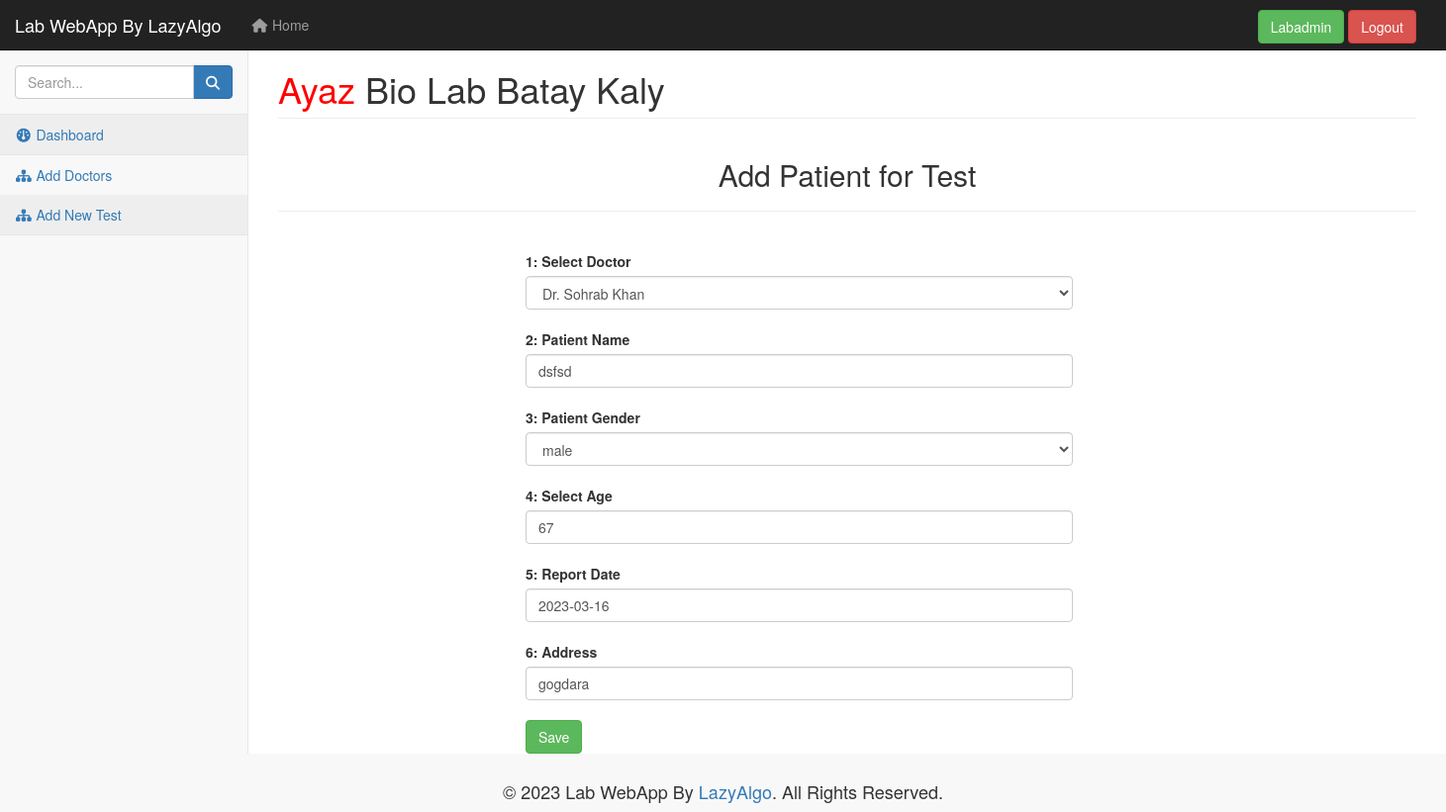
Screenshot of /update/41/ (signed in) with the database file from the repository.
### app/models.py (models this page shows, shortened)
class Patient(models.Model):
    doctor = models.ForeignKey(Doctor, on_delete=models.DO_NOTHING)
    name = models.CharField(max_length=32)
    gender = models.CharField(choices=Patient_Gender, default="Male", max_length=10)
    age = models.IntegerField()
    report_date = models.DateTimeField(default=timezone.now)
    update_at = models.DateTimeField(auto_now=True)
    address = models.CharField(max_length=100)

### app/views.py (the view)
# urls.py: path("update/<str:pk>/", views.updatepatient, name="update"),
@login_required
def updatepatient(request, pk):
    patient = get_object_or_404(Patient, id=pk )
    if request.method == "POST":
        form = RegisterPatientForm(request.POST, instance=patient)
        if form.is_valid():
            form.save()
            return redirect('manage_patient')
    else:
        form = RegisterPatientForm(instance=patient)
    context = {
        "form":form,
        "pk":pk
    }
    return render(request, 'app/add_patient.html', context)

### app/forms.py
class RegisterPatientForm(forms.ModelForm):
    class Meta:
        model = Patient
        fields = '__all__'
        widgets = {
            'doctor': forms.Select(attrs={'class': 'form-control fw-bold'}),
            'name': forms.TextInput(attrs={'class': 'form-control fw-bold', 'placeholder':'Enter Patient Name..'}),
            'gender': forms.Select(attrs={'class': 'form-control fw-bold'}),
            'address': forms.TextInput(attrs={'class': 'form-control fw-bold', 'placeholder':'Enter Patient Adress..'}),
            'age': forms.NumberInput(attrs={'class': 'form-control fw-bold'}),
            'report_date': forms.DateInput(attrs={'class': 'form-control fw-bold'}),
        }

### app/models.py (called while the page is built)
    def __str__(self):
        return self.name

### app/templates/app/add_patient.html (shortened to what this page needs)
{% extends 'app/base.html' %}
{% load static %}
{% block content %}
<h2 style="text-align:center;">Add Patient for Test</h2>
<hr>
<br>
<div class="container">
    <form action="" method="POST">
    <div class="row" style="margin: 0 22rem">
        <div class="col-sm-10">
            <label>1: Select Doctor</label>
            {{form.doctor}}
            <br>
            <label>2: Patient Name</label>
            {{form.name}}
            <br>
            <label>3: Patient Gender</label>
            {{form.gender}}
            <br>
            <label>4: Select Age</label>
            {{form.age}}
            <br>
            <label>5: Report Date</label>
            {{form.report_date }}
            <br>
            <label>6: Address</label>
            {{form.address }}
            <br>
            <button class="btn btn-success" type="submit">Save</button>
        </div>
    </div>
</form>
</div>
{% endblock content %}

### app/templates/app/base.html (shortened to what this page needs)
{% load static %}
<!DOCTYPE html>
<html lang="en">
<head>
    <link href="{% static 'app/css/bootstrap.min.css' %}" rel="stylesheet">
    <link href="{% static 'app/css/metisMenu.min.css' %}" rel="stylesheet">
    <link href="{% static 'app/css/timeline.css' %}" rel="stylesheet">
    <link href="{% static 'app/css/startmin.css' %}" rel="stylesheet">
    <link href="{% static 'app/css/morris.css' %}" rel="stylesheet">
    <link href="{% static 'app/css/font-awesome.min.css' %}" rel="stylesheet" type="text/css">
    <link rel="stylesheet" href="https://cdnjs.cloudflare.com/ajax/libs/font-awesome/6.3.0/css/all.min.css" />
</head>
<body>
<div id="wrapper">
    <nav class="navbar navbar-inverse navbar-fixed-top" role="navigation">
        <div class="navbar-header">
            <a class="navbar-brand" href="#">Lab WebApp By LazyAlgo</a>
        </div>
        <ul class="nav navbar-nav navbar-left navbar-top-links">
            <li><a href="{% url 'home' %}"><i class="fa fa-home fa-fw"></i> Home</a></li>
        </ul>
        <ul class="nav navbar-right navbar-top-links">
        <div style="margin-top:1rem; margin-right:3rem;">
            {% if user.is_authenticated%}
            <a class="btn btn-success" href="#">{{request.user.username | title}}</a>
            <a class="btn btn-danger" href="{% url 'logout' %}"> Logout</a>
            {%else%}
            <a class="btn btn-warning" href="{% url 'login' %}">Login</a>
            {% endif %}
        </div>
        </ul>
        <div class="navbar-default sidebar" role="navigation">
            <div class="sidebar-nav navbar-collapse">
                <ul class="nav" id="side-menu">
                    <li class="sidebar-search">
                        <div class="input-group custom-search-form">
                            <input type="text" class="form-control" placeholder="Search...">
                                <span class="input-group-btn">
                                    <button class="btn btn-primary" type="button">
                                        <i class="fa fa-search"></i>
                                    </button>
                                </span>
                        </div>
                    </li>
                    <li>
                        <a href="{% url 'home' %}" class="active"><i class="fa fa-dashboard fa-fw"></i> Dashboard</a>
                    </li>
                    <li>
                        <a href="{% url 'add_doctor' %}"><i class="fa fa-sitemap fa-fw"></i> Add Doctors</a>
                        <a href=""><i class="fa fa-sitemap fa-fw"></i> Add New Test</a>
                    </li>
                </ul>
            </div>
        </div>
    </nav>
    <div id="page-wrapper">
        <div class="container-fluid">
            <div class="row">
                <div class="col-lg-12">
                    <h1 class="page-header"><span style="color:red;">Ayaz</span> Bio Lab Batay Kaly</h1>
                </div>
            </div>
            {% block content %}
            {% endblock content %}
        </div>
    </div>
    <footer>
        <div class="container">
            <div class="row">
                <div class="col-md-12">
                    <h4 class="text-center ">
                        <br>
                        &copy; 2023 Lab WebApp By <a target="_blank" href="https://lazyalgo.com/team">LazyAlgo</a>. All Rights Reserved.
                        <br>
                    </h4>
                </div>
            </div>
        </div>
    </footer>
</div>
</body>
</html>

### app/static/app/css/startmin.css (style rules this page uses)
body { background-color: #f8f8f8; }
#wrapper { width: 100%; }
#page-wrapper { padding-top: 30px; min-height: 568px; background-color: #fff; }
@media (min-width:768px) { #page-wrapper { position: inherit; margin-left: 250px; padding: 30px 15px 0 15px; border-left: 1px solid #e7e7e7; } }
.navbar-header { float: left; }
.navbar-left { float: left; }
.navbar-right { text-align: right; }
.navbar-top-links { margin: 0; }
.navbar-top-links li { display: inline-block; }
.navbar-top-links li:last-child { margin-right: 6px; }
.navbar-top-links li a { padding: 15px; min-height: 50px; }
.navbar-top-links>li>a { color: #999; }
.sidebar .sidebar-nav.navbar-collapse { padding-right: 0; padding-left: 0; }
.sidebar .sidebar-search { padding: 15px; }
.sidebar ul li { border-bottom: 1px solid #e7e7e7; }
.sidebar ul li a.active { background-color: #eee; }
@media (min-width:768px) { .sidebar { z-index: 1; position: absolute; width: 250px; margin-top: 51px; } }

### rows the page displays
Patient: doctor "Dr. Sohrab Khan", name "dsfsd", gender "male", age "67", report_date "2023-03-16", address "gogdara"

### other values shown
{{ request.user.username | title }} "Labadmin"
